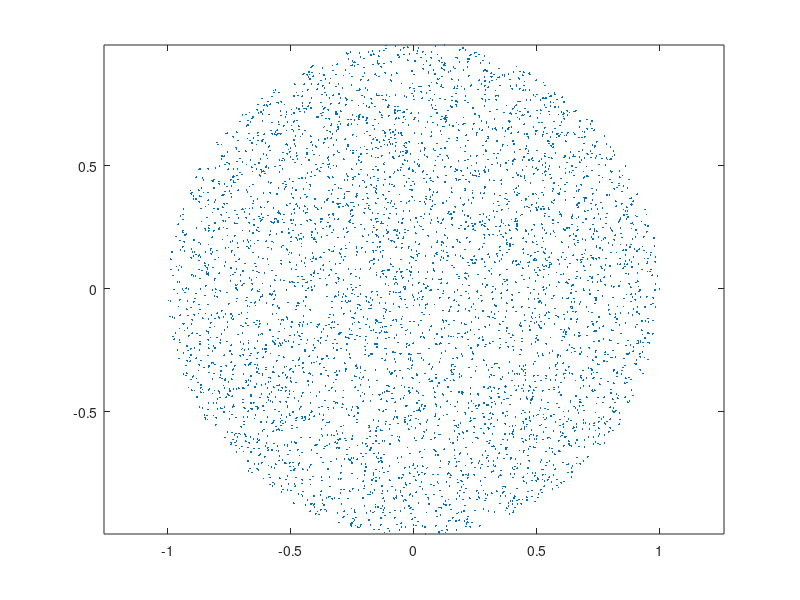

Here is the MATLAB script that generated this plot:
n = 5000;
% x = 2 * rand(n,1) - 1;
% y = 2 * rand(n,1) - 1;
% plot(x, y, ".", "markersize", 4)
% axis("equal")

alpha = 0.5; % pas mal avec 0.5 pour avoir qqch d'uniforme
r = rand(n,1);
theta = 2 * pi * rand(n,1);
x = r.^alpha .* cos(theta);
y = r.^alpha .* sin(theta);
plot(x, y, ".", "markersize", 4)
axis("equal")

% figure();
% histogram(x, 30);
% 
% figure();
% histogram(y, 30);

esp = mean(sqrt(x.^2 + y.^2));

